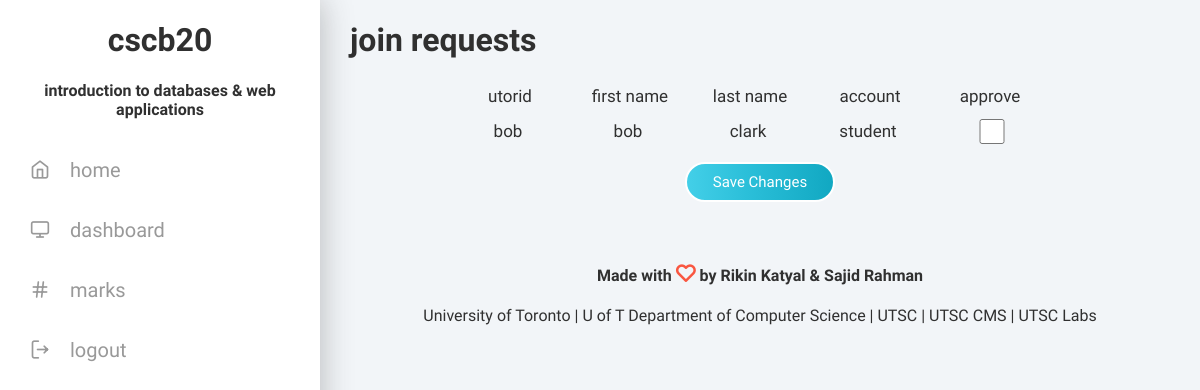
Before: /dashboard/instructor/requests/index.php (signed in) with the older database file.
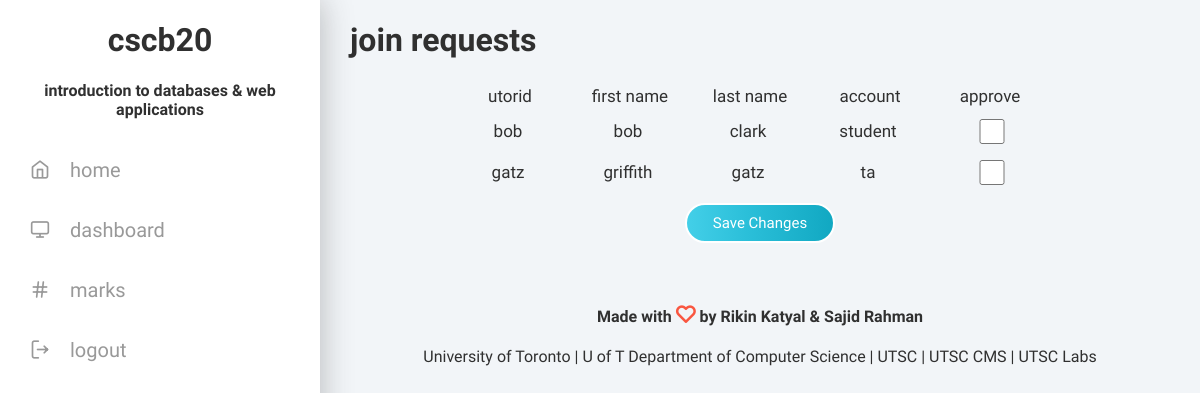
After: the same page with the newer database file.
### tables this page shows
create table Students
(verified boolean not null,
utorid varchar(25) not null primary key,
pass char(64) not null,
firstName varchar(255) not null,
lastName varchar(255) not null,
studentNumber varchar(25) not null,
instructorId varchar(255) not null,
practical float,
quiz1 float,
quiz2 float,
quiz3 float,
a1 float,
a2 float,
a3 float,
final float,
midterm float,
authToken varchar(255)
);

create table TAs
(verified bool,
utorid VARCHAR(25) NOT NULL primary key,
pass char(64) not null,
firstName VARCHAR(255) NOT NULL,
lastName VARCHAR(255) NOT NULL,
instructorId varchar(25),
authToken varchar(255)
);

### src/dashboard/instructor/requests/index.php (the view, shortened to what this page needs)
<?php
  include("../../../auth/config.php");
?>
<html lang="en">
<head>
    <link rel="stylesheet" type="text/css" href="../../../../css/feather.css">
    <link rel="stylesheet" type="text/css" href="../../../../css/index.css">
</head>
<body>
  <div id="container">
      <div id="sidebar">
          <h1>cscb20</h1>
          <h4>introduction to databases & web applications</h4>
          <nav>
            <a href="../../../../">
              <div class="nav-item">
                <h2><i class="feather icon-home"></i>home</h2>
              </div>
            </a>
            <a href="../../">
              <div class="nav-item">
                <h2><i class="feather icon-monitor"></i>dashboard</h2>
              </div>
            </a>
            <a href="../marks/">
              <div class="nav-item">
                <h2><i class="feather icon-hash"></i>marks</h2>
              </div>
            </a>
            <a href="../../../../auth/logout/">
              <div class="nav-item">
                <h2><i class="feather icon-log-out"></i>logout</h2>
              </div>
            </a>
          </nav>
        </div>
    <div id="content">
      <h1>join requests</h1>
      <form action="" method="post">
        <div class="mark">
          <h3>UTORid</h3>
          <h3>First Name</h3>
          <h3>Last Name</h3>
          <h3>Account</h3>
          <h3>Approve</h3>
        </div>
        <?php
          $sql = "select * from Students where verified = 0 and instructorId = '".$_SESSION['utorid']."'";
          $result = mysqli_query($db, $sql);
          while ($row = mysqli_fetch_array($result, MYSQLI_ASSOC)) {
            echo "
            <div class='mark'>
              <h3>".$row['utorid']."</h3>
              <h3>".$row['firstName']."</h3>
              <h3>".$row['lastName']."</h3>
              <h3>Student</h3>
              <input type='checkbox' name='approval_student[]' value='".$row['utorid']."'>
            </div>
            ";
          }
          $sql = "select * from TAs where verified = 0 and instructorId = '".$_SESSION['utorid']."'";
          $result = mysqli_query($db, $sql);
          while ($row = mysqli_fetch_array($result, MYSQLI_ASSOC)) {
            echo "
            <div class='mark'>
              <h3>".$row['utorid']."</h3>
              <h3>".$row['firstName']."</h3>
              <h3>".$row['lastName']."</h3>
              <h3>TA</h3>
              <input type='checkbox' name='approval_ta[]' value='".$row['utorid']."'>
            </div>
            ";
          }
        ?>
        <button>Save Changes</button>
      </form>
      <footer>
        <p><b>Made with <i class="feather icon-heart"></i> by Rikin Katyal & Sajid Rahman</b></p>
        <p><a href="https://www.utoronto.ca/" target="_">University of Toronto</a> | <a href="http://web.cs.toronto.edu/" target="_">U of T Department of Computer Science</a> | <a href="http://www.utsc.utoronto.ca/home/" target="_">UTSC</a> | <a href="https://www.utsc.utoronto.ca/cms/computer-science-mathematics-statistics" target="_">UTSC CMS</a> | <a href="http://www.utsc.utoronto.ca/labs/"> UTSC Labs</a></p>
      </footer>
    </div>
  </div>
</body>
</html>

### src/css/feather.css (style rules this page uses)
.feather { font-family:"feather" !important; font-size:16px; font-style:normal; -webkit-font-smoothing: antialiased; -moz-osx-font-smoothing: grayscale; }
.icon-heart:before { content: "\e879"; }
.icon-home:before { content: "\e87a"; }
.icon-log-out:before { content: "\e888"; }
.icon-monitor:before { content: "\e899"; }
.icon-hash:before { content: "\e8fd"; }

### src/css/index.css (style rules this page uses)
html, body { width: 100%; height: 100%; font-weight: 400; font-family: Varela Round; margin: 0; color: #303030; background-color: #F2F5F8; }
#container { width: 100%; display: flex; flex-direction: row; }
#sidebar { height: 100%; width: 320px; background: #FFFFFF; position: fixed; margin: 0; box-shadow: 1px 0px 30px rgba(50, 50, 50, 0.3); overflow-y: auto; }
#content { height: 100%; width: 100%; margin-left: 320px; padding: 0 30px; }
h1 { font-weight: 700; }
h2 { font-size: 20px; font-weight: 700; margin: 0; text-transform: lowercase; }
h3 { font-size: 17px; font-weight: 400; margin: 0; text-transform: lowercase; }
h4 { text-align: center; }
p { line-height: 24px; }
a { color: #303030; text-decoration: none; display: inline-block }
button { width: 150px; height: 40px; margin: 10px 0; background: #43cfe8; background: -moz-linear-gradient(left, #43cfe8 0%, #2bbfd9 41%, #11a8c2 100%); background: -webkit-gradient(left top, right top, color-stop(0%, #43cfe8), color-stop(41%, #2bbfd9), color-stop(100%, #11a8c2)); background: -webkit-linear-gradient(left, #43cfe8 0%, #2bbfd9 41%, #11a8c2 100%); background: -o-linear-gradient(left, #43cfe8 0%, #2bbfd9 41%, #11a8c2 100%); background: -ms-linear-gradient(left, #43cfe8 0%, #2bbfd9 41%, #11a8c2 100%); background: linear-gradient(to right, #43cfe8 0%, #2bbfd9 41%, #11a8c2 100%); border: 2px solid #FFFFFF; color: #FFFFFF; border-radius: 40px; outline: none; cursor: pointer; font-size: 15px; font-weight: 400; font-family: Varela Round; -webkit-transition: box-shadow 0.3s ease; -moz-transition: box-shadow 0.3s ease; -ms-transition: box-shadow 0.3s ease; -o-transition: box-shadow 0.3s ease; transition: box-shadow 0.3s ease; }
form { display: flex; flex-direction: column; justify-content: center; align-items: center; }
.feather { font-size: 20px; margin-right: 20px; }
#sidebar h1 { text-align: center; }
nav a { text-decoration: none !important; display: block; }
nav h2 { font-weight: 400; }
.nav-item { width: 100%; height: 60px; display: flex; flex-direction: row; align-content: center; justify-content: flex-start; cursor: pointer; color: #999999; }
.nav-item h2 { line-height: 60px; padding-left: 30px; }
footer { text-align: center; margin-top: 50px; }
footer i { margin: 0 !important; color: #f95640; }
.mark { display: flex; flex-direction: row; align-items: center; justify-content: center; text-align: center; margin: 5px 0; }
.mark h3 { width: 100px; margin-right: 20px; }
.mark input { width: 100px; height: 25px; margin-right: 20px; }

Changed rows visible on the page:
now on this page (row edited): tas: utorid "gatz", firstName "griffith", lastName "gatz"
